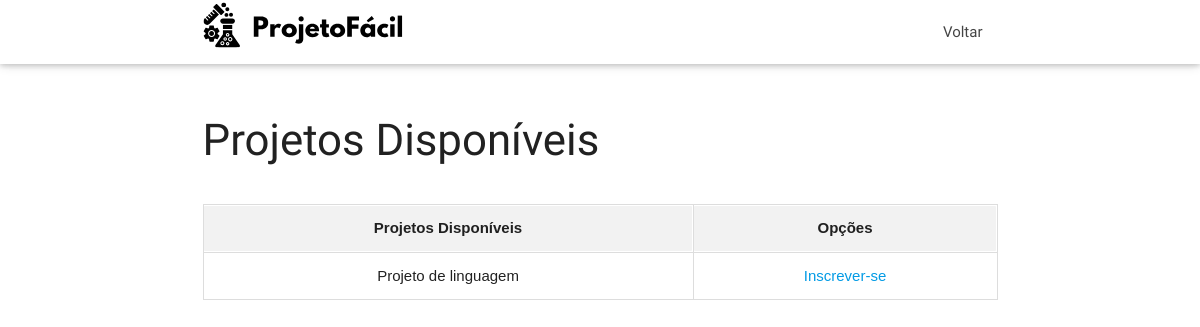
Before: /Login/aluno/listarProjeto.php (signed in) with the older database file.
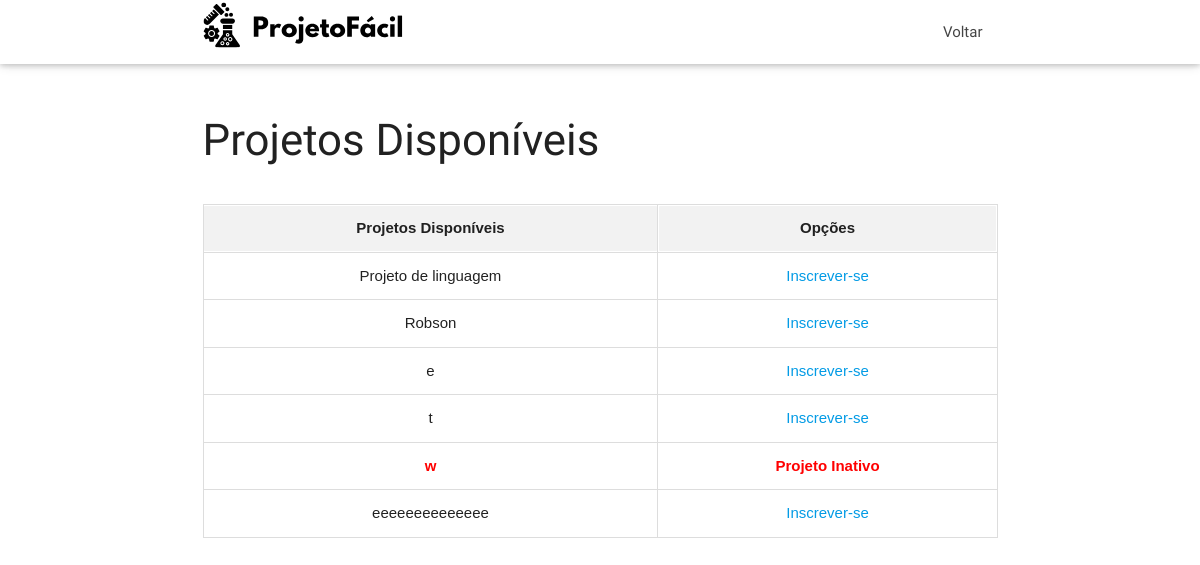
After: the same page with the newer database file.
### tables this page shows
CREATE TABLE IF NOT EXISTS `projeto` (
  `id_projeto` int NOT NULL AUTO_INCREMENT,
  `nome_projeto` varchar(255) DEFAULT NULL,
  `situacao` varchar(255) DEFAULT NULL,
  `fk_projeto_id_professor` int DEFAULT NULL,
  `data_finalizacao` date NOT NULL,
  PRIMARY KEY (`id_projeto`),
  KEY `fk_projeto_id_professor` (`fk_projeto_id_professor`)
);

### Login/aluno/listarProjeto.php (the view, shortened to what this page needs)
<?php
$conexao = conectar();
?>
<!DOCTYPE html>
<html lang="pt-br">
<head>
    <link href="../../Style/css/materialize.min.css" type="text/css" rel="stylesheet" media="screen,projection" />
    <link href="../../Style/css/style.css" type="text/css" rel="stylesheet" media="screen,projection" />
</head>
<body>
    <div id="navbar" class="navbar-fixed scrollspy">
        <nav class="white">
            <div class="nav-wrapper container">
                <a class="brand-logo"><img src="../../Style/images/logo.svg" style="height: 50px;"></a>
                <ul class="right hide-on-med-and-down">
                    <li><a href="../../Login/aluno/aluno.php">Voltar</a></li>
                </ul>
            </div>
        </nav>
    </div>
    <div class="container section scrollspy">
        <div class="section">
            <h3>Projetos Disponíveis</h3>
            <div class="table-container">
                <table>
                    <tr>
                        <th>Projetos Disponíveis</th>
                        <th>Opções</th>
                    </tr>
                    <?php
                    $sql = "SELECT * FROM projeto";
                    $resultado = mysqli_query($conexao, $sql);
                    $projetos = mysqli_fetch_all($resultado, MYSQLI_ASSOC);
                    foreach ($projetos as $projeto) {
                        $ja_inscrito = false;
                        echo '<tr>';
                        if ($projeto['situacao'] == "Inativo") {
                            echo '<td class="inactive-project">' . $projeto['nome_projeto'] . '</td>';
                            echo '<td class="inactive-project">Projeto Inativo</td>';
                        } else {
                            echo '<td>' . $projeto['nome_projeto'] . '</td>';
                            if ($ja_inscrito) {
                                echo '<td>Já Inscrito no Projeto</td>';
                            } else {
                                echo '<td><a href="inscricoes.php?id_projeto=' . $projeto['id_projeto'] . '">Inscrever-se</a></td>';
                            }
                        }
                        echo '</tr>';
                    }
                    ?>
                </table>
            </div>
        </div>
    </div>
</body>
</html>

### Style/css/style.css (style rules this page uses)
nav ul a, nav .brand-logo { color: #444; }
nav { overflow: visible; }
nav li a { -webkit-transition: background .3s ease-in-out; -moz-transition: background .3s ease-in-out; transition: background .3s ease-in-out; }
h4, table { font-family: "Arimo", serif; font-optical-sizing: auto; font-style: normal; }

### Login/aluno/listarProjeto.php (style rules this page uses)
.table-container { overflow-x: auto; margin-top: 20px; }
table { width: 100%; border-collapse: collapse; margin-top: 20px; }
th, td { padding: 12px; text-align: center; border: 1px solid #ddd; }
th { background-color: #f2f2f2; }
.inactive-project { color: red; font-weight: bold; }

Changed rows visible on the page:
added projeto: nome_projeto "Robson"
added projeto: nome_projeto "e"
added projeto: nome_projeto "t"
added projeto: nome_projeto "w"
added projeto: nome_projeto "eeeeeeeeeeeeee"
